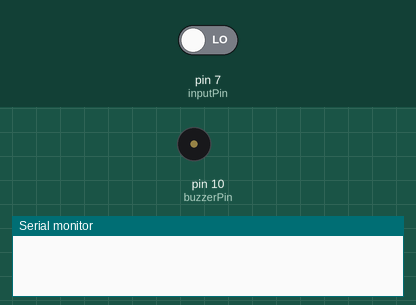
Recording of a sketch running on a simulated Arduino Uno, built with avr-gcc and run on an emulated ATmega328P. Shown: buzzer (waves = sounding), the last lines printed to the serial monitor. Inputs (shaded band) come from the test bench; at power-on: pin 7 (inputPin) LOW.

Above: at 6.8 s.
6.9 s: pin 7 (inputPin) driven HIGH
At 13.1 s:
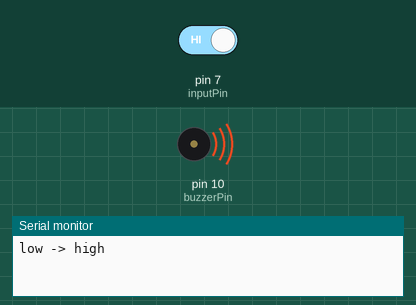
14.6 s: pin 7 (inputPin) driven LOW
At 15.4 s:
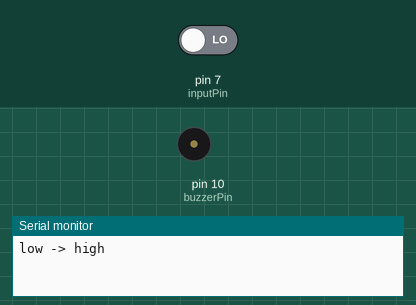
Timing chart, 0 to 17.6 s (numbered marks = the images above; inputs shaded):
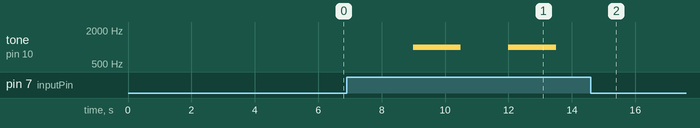

Measured:
- after the input at 6.9 s, tone on pin 10 (buzzerPin): alternates 1000 Hz for 1.5 s and silent for 1.5 s, starting after 2.1 s
- after the input at 14.6 s, tone on pin 10 (buzzerPin): stops changing and stays silent

The sketch:

motion_sensor.ino
```cpp
int inputPin = 7;     // 센서 신호핀
int buzzerPin = 10;   // 부저핀 추가
int pirState = LOW;
int val = 0;          // 센서 신호의 판별을 위한 번수

void setup(){
  pinMode(inputPin, INPUT);
  pinMode(buzzerPin, OUTPUT);
  Serial.begin(9600);
}

void loop(){
  val = digitalRead(inputPin);

  if (val == HIGH) {
    tone(buzzerPin, 1000, 1500);
    delay(3000);

    if (pirState == LOW){
      Serial.println("low -> high");
      pirState = HIGH;
    }
  }
  else {
    delay(3000);

    if (pirState == HIGH){
      Serial.println("high -> low");
      pirState = LOW;
    }
  }
}
```
